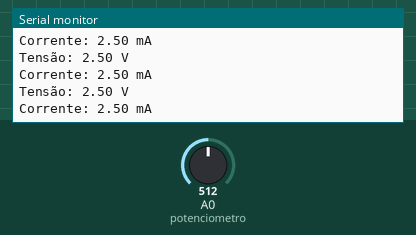
Recording of a sketch running on a simulated Arduino Uno, built with avr-gcc and run on an emulated ATmega328P. On the bench: the last lines printed to the serial monitor. Inputs (shaded band) come from the test bench; at power-on: A0 (potenciometro) = 512.

Above: at 1.3 s.
1.4 s: A0 (potenciometro) set to 716
At 1.82 s:
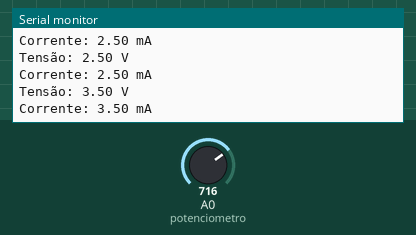
2.9 s: A0 (potenciometro) set to 900
At 3.32 s:
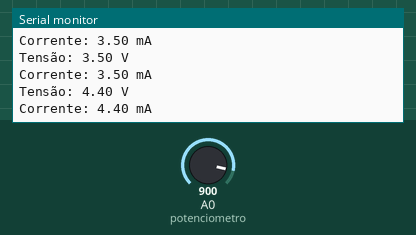
Timing chart, 0 to 5.9 s (numbered marks = the images above; inputs shaded):
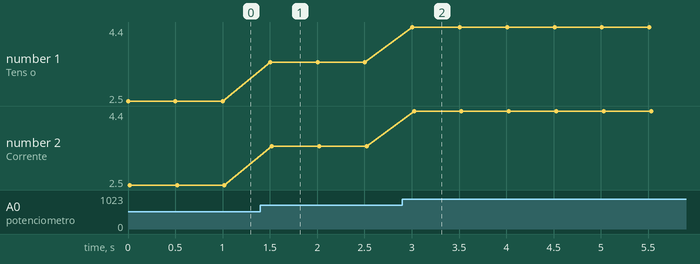

The sketch:

leitura_tensao_corrente.ino
```cpp
// Configuração do pino analógico
const int potenciometro = A0;
const float resistencia = 1000.0; // Resistência em ohms (exemplo: 1 kΩ)

void setup() {
  Serial.begin(9600);  // Inicia a comunicação serial
}
 void loop() {

int leituraAnalogica = analogRead(potenciometro); // Lê o valor analógico (0-1023)
// Converte para tensão (0-5V)
float tensao = leituraAnalogica * (5.0 / 1023.0);
// Calcula a corrente usando a Lei de Ohm
float corrente = tensao / resistencia; // Corrente em amperes

// Envia os valores para o monitor serial
Serial.print("Tensão: ");
Serial.print(tensao);
Serial.println(" V");
Serial.print("Corrente: ");
Serial.print(corrente * 1000); // Corrente em mA
Serial.println(" mA");
delay(500); // Aguarda 500 ms
 }
```

Measured:
- after the input at 1.4 s, the serial monitor: prints a new line after 0.10 s (image 1)
- after the input at 2.9 s, the serial monitor: prints a new line after 0.11 s (image 2)
- plotted number 1: 2.5 → 3.5 after the input at 1.4 s, 3.5 → 4.4 after the input at 2.9 s
- plotted number 2: 2.5 → 3.5 after the input at 1.4 s, 3.5 → 4.4 after the input at 2.9 s
